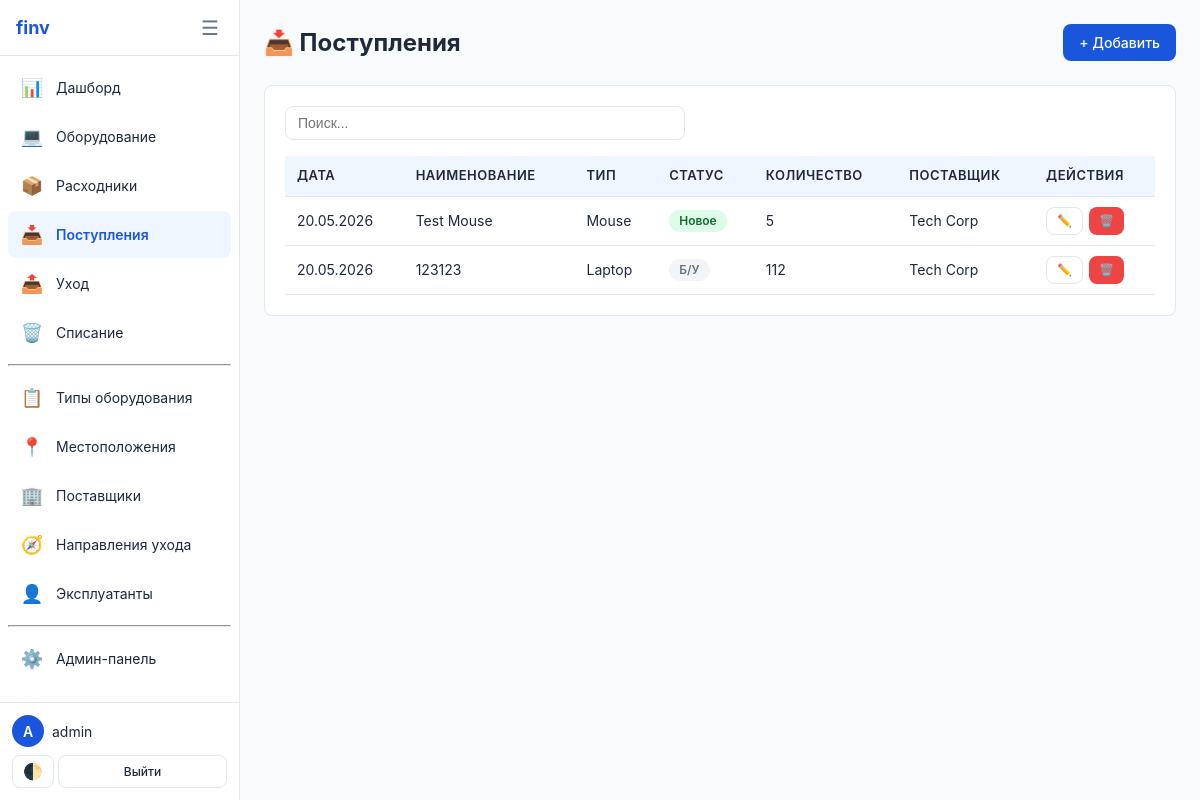
Page /receipts/ (signed in) on the committed database.
### inventory/models.py (models this page shows, shortened)
class Receipt(models.Model):
    STATUS_CHOICES = [
        ("new", "Новое"),
        ("used", "Б/У"),
    ]
    date = models.DateField("Дата поступления", auto_now_add=True)
    equipment_type = models.ForeignKey(
        EquipmentType, on_delete=models.PROTECT, verbose_name="Тип расходника"
    )
    name = models.CharField("Наименование", max_length=255)
    status = models.CharField("Статус", max_length=10, choices=STATUS_CHOICES, default="new")
    quantity = models.PositiveIntegerField("Количество")
    supplier = models.ForeignKey(
        Supplier, on_delete=models.SET_NULL, null=True, blank=True, verbose_name="Поставщик"
    )
    created_at = models.DateTimeField(auto_now_add=True)
    class Meta:
        verbose_name = "Поступление"
        verbose_name_plural = "Поступления"
        ordering = ["-date"]

class EquipmentType(models.Model):
    name = models.CharField("Наименование", max_length=255, unique=True)
    class Meta:
        verbose_name = "Тип оборудования/расходника"
        verbose_name_plural = "Типы оборудования/расходников"
        ordering = ["name"]
    def __str__(self):
        return self.name

class Supplier(models.Model):
    name = models.CharField("Наименование", max_length=255, unique=True)
    class Meta:
        verbose_name = "Поставщик"
        verbose_name_plural = "Поставщики"
        ordering = ["name"]
    def __str__(self):
        return self.name

### inventory/views.py (the view)
# urls.py: path("receipts/", views.ReceiptListView.as_view(), name="receipt_list"),
class ReceiptListView(LoginRequiredMixin, ListView):
    model = Receipt
    template_name = "inventory/receipt_list.html"
    context_object_name = "receipt_list"
    paginate_by = 25
    def get_queryset(self):
        qs = Receipt.objects.select_related("equipment_type", "supplier")
        q = self.request.GET.get("q", "")
        if q:
            qs = qs.filter(
                Q(name__icontains=q) |
                Q(equipment_type__name__icontains=q) |
                Q(supplier__name__icontains=q)
            )
        return qs
    def get_context_data(self, **kwargs):
        ctx = super().get_context_data(**kwargs)
        ctx.update(get_sidebar_context(self.request))
        ctx["q"] = self.request.GET.get("q", "")
        ctx["section"] = "receipts"
        return ctx

### inventory/views.py (called while the page is built)
def get_sidebar_context(request):
    return {"current_user": request.user}

### templates/inventory/receipt_list.html (shortened to what this page needs)
{% extends "inventory/base.html" %}
{% block content %}
<div class="page-header">
    <h1>📥 Поступления</h1>
    {% if user.is_staff or perms.inventory.change_equipment %}
    <a href="{% url 'receipt_add' %}" class="btn btn-primary">+ Добавить</a>
    {% endif %}
</div>
<div class="card">
    <form method="get" style="margin-bottom: 16px;">
        <div class="search-bar">
            <input type="text" name="q" class="form-control" placeholder="Поиск..." value="{{ q }}" data-search>
        </div>
    </form>
    <div class="table-wrapper">
        <table>
            <thead>
                <tr>
                    <th>Дата</th>
                    <th>Наименование</th>
                    <th>Тип</th>
                    <th>Статус</th>
                    <th>Количество</th>
                    <th>Поставщик</th>
                    <th>Действия</th>
                </tr>
            </thead>
            <tbody>
                {% for r in receipt_list %}
                <tr>
                    <td>{{ r.date|date:"d.m.Y" }}</td>
                    <td>{{ r.name }}</td>
                    <td>{{ r.equipment_type }}</td>
                    <td><span class="badge badge-{{ r.status }}">{{ r.get_status_display }}</span></td>
                    <td>{{ r.quantity }}</td>
                    <td>{{ r.supplier|default:"—" }}</td>
                    <td>
                        <div class="btn-group">
                            {% if user.is_staff or perms.inventory.change_equipment %}
                            <a href="{% url 'receipt_edit' r.pk %}" class="btn btn-sm btn-outline">✏️</a>
                            {% endif %}
                            {% if user.is_staff %}
                            <a href="{% url 'receipt_delete' r.pk %}" class="btn btn-sm btn-danger">🗑️</a>
                            {% endif %}
                        </div>
                    </td>
                </tr>
                {% empty %}
                <tr><td colspan="7" style="text-align:center; color:var(--text-muted);">Нет записей</td></tr>
                {% endfor %}
            </tbody>
        </table>
    </div>
</div>
{% endblock %}

### templates/inventory/base.html (shortened to what this page needs)
<!DOCTYPE html>
<html lang="ru" data-theme="light">
<head>
    {% load static %}
    <link rel="stylesheet" href="{% static 'css/style.css' %}">
</head>
<body>
<div class="wrapper">
    <aside class="sidebar" id="sidebar">
        <div class="sidebar-header">
            <h2>finv</h2>
            <button class="toggle-btn" id="sidebar-toggle" title="Скрыть/показать">☰</button>
        </div>
        <nav class="sidebar-nav">
            <a href="{% url 'dashboard' %}"><span class="icon">📊</span><span class="label">Дашборд</span></a>
            <a href="{% url 'equipment_list' %}"><span class="icon">💻</span><span class="label">Оборудование</span></a>
            <a href="{% url 'consumable_list' %}"><span class="icon">📦</span><span class="label">Расходники</span></a>
            <a href="{% url 'receipt_list' %}"><span class="icon">📥</span><span class="label">Поступления</span></a>
            <a href="{% url 'disposal_list' %}"><span class="icon">📤</span><span class="label">Уход</span></a>
            <a href="{% url 'writeoff_list' %}"><span class="icon">🗑️</span><span class="label">Списание</span></a>
            <hr style="border-color: var(--border); margin: 8px 0;">
            <a href="{% url 'eqtype_list' %}"><span class="icon">📋</span><span class="label">Типы оборудования</span></a>
            <a href="{% url 'location_list' %}"><span class="icon">📍</span><span class="label">Местоположения</span></a>
            <a href="{% url 'supplier_list' %}"><span class="icon">🏢</span><span class="label">Поставщики</span></a>
            <a href="{% url 'direction_list' %}"><span class="icon">🧭</span><span class="label">Направления ухода</span></a>
            <a href="{% url 'operator_list' %}"><span class="icon">👤</span><span class="label">Эксплуатанты</span></a>
            {% if user.is_staff %}
            <hr style="border-color: var(--border); margin: 8px 0;">
            <a href="{% url 'admin:index' %}"><span class="icon">⚙️</span><span class="label">Админ-панель</span></a>
            {% endif %}
        </nav>
        <div class="sidebar-footer">
            <div class="user-info">
                <div class="user-avatar">{{ user.username|first|upper }}</div>
                <span>{{ user.username }}</span>
            </div>
            <div style="margin-top: 8px; display: flex; gap: 4px;">
                <button class="theme-toggle" id="theme-toggle" title="Сменить тему">🌓</button>
                <a href="{% url 'logout' %}" class="btn btn-outline btn-sm" style="flex:1; justify-content:center;">Выйти</a>
            </div>
        </div>
    </aside>
    <main class="main-content">
        {% block content %}{% endblock %}
    </main>
</div>
</body>
</html>

### static/css/style.css (style rules this page uses)
:root { --primary: #1a56db; --primary-dark: #1341b0; --primary-light: #3b82f6; --primary-bg: #eff6ff; --sidebar-width: 240px; --sidebar-collapsed: 60px; --header-height: 56px; --bg: #f8fafc; --card-bg: #ffffff; --text: #1e293b; --text-muted: #64748b; --border: #e2e8f0; --danger: #ef4444; --success: #22c55e; --warning: #f59e0b; --radius: 8px; }
* { margin: 0; padding: 0; box-sizing: border-box; }
body { font-family: -apple-system, BlinkMacSystemFont, 'Segoe UI', Roboto, sans-serif; background: var(--bg); color: var(--text); font-size: 14px; line-height: 1.5; overflow-x: hidden; }
.wrapper { display: flex; min-height: 100vh; }
.sidebar { width: var(--sidebar-width); background: var(--card-bg); border-right: 1px solid var(--border); display: flex; flex-direction: column; position: fixed; top: 0; left: 0; height: 100vh; z-index: 100; transition: width 0.3s ease; overflow: hidden; }
.sidebar-header { padding: 16px; border-bottom: 1px solid var(--border); display: flex; align-items: center; justify-content: space-between; height: var(--header-height); }
.sidebar-header h2 { font-size: 18px; color: var(--primary); white-space: nowrap; overflow: hidden; }
.toggle-btn { background: none; border: none; color: var(--text-muted); cursor: pointer; font-size: 20px; padding: 4px; border-radius: 4px; }
.sidebar-nav { flex: 1; padding: 8px; overflow-y: auto; }
.sidebar-nav a { display: flex; align-items: center; padding: 10px 12px; color: var(--text); text-decoration: none; border-radius: var(--radius); margin-bottom: 2px; white-space: nowrap; transition: background 0.15s; }
.sidebar-nav a.active { background: var(--primary-bg); color: var(--primary); font-weight: 600; }
.sidebar-nav a .icon { font-size: 18px; width: 24px; text-align: center; flex-shrink: 0; }
.sidebar-nav a .label { margin-left: 12px; transition: opacity 0.2s; }
.sidebar-footer { padding: 12px; border-top: 1px solid var(--border); }
.sidebar-footer .user-info { display: flex; align-items: center; gap: 8px; white-space: nowrap; overflow: hidden; }
.user-avatar { width: 32px; height: 32px; border-radius: 50%; background: var(--primary); color: #fff; display: flex; align-items: center; justify-content: center; font-weight: 600; font-size: 14px; flex-shrink: 0; }
.main-content { flex: 1; margin-left: var(--sidebar-width); transition: margin-left 0.3s ease; padding: 24px; min-height: 100vh; }
.page-header { display: flex; justify-content: space-between; align-items: center; margin-bottom: 24px; flex-wrap: wrap; gap: 12px; }
.page-header h1 { font-size: 24px; font-weight: 700; }
.card { background: var(--card-bg); border: 1px solid var(--border); border-radius: var(--radius); padding: 20px; margin-bottom: 20px; }
.table-wrapper { overflow-x: auto; }
table { width: 100%; border-collapse: collapse; font-size: 14px; }
table th, table td { padding: 10px 12px; text-align: left; border-bottom: 1px solid var(--border); white-space: nowrap; }
table th { background: var(--primary-bg); color: var(--text); font-weight: 600; font-size: 13px; text-transform: uppercase; letter-spacing: 0.5px; }
.badge { display: inline-block; padding: 2px 10px; border-radius: 12px; font-size: 12px; font-weight: 600; }
.badge-new { background: #dcfce7; color: #166534; }
.badge-used { background: #f3f4f6; color: #6b7280; }
.form-control { width: 100%; padding: 8px 12px; border: 1px solid var(--border); border-radius: var(--radius); background: var(--card-bg); color: var(--text); font-size: 14px; transition: border-color 0.15s; }
.btn { display: inline-flex; align-items: center; gap: 6px; padding: 8px 16px; border: none; border-radius: var(--radius); font-size: 14px; font-weight: 500; cursor: pointer; text-decoration: none; transition: background 0.15s, transform 0.1s; }
.btn-primary { background: var(--primary); color: #fff; }
.btn-danger { background: var(--danger); color: #fff; }
.btn-outline { background: transparent; border: 1px solid var(--border); color: var(--text); }
.btn-sm { padding: 4px 10px; font-size: 12px; }
.btn-group { display: flex; gap: 6px; flex-wrap: wrap; }
.search-bar { display: flex; gap: 8px; max-width: 400px; }
.search-bar input { flex: 1; }
.theme-toggle { background: none; border: 1px solid var(--border); border-radius: var(--radius); padding: 6px 10px; cursor: pointer; color: var(--text); font-size: 16px; }

### rows in the picture
Receipt: date "20.05.2026", name "Test Mouse", equipment_type "Mouse", status "Новое", quantity "5", supplier "Tech Corp"
Receipt: date "20.05.2026", name "123123", equipment_type "Laptop", status "Б/У", quantity "112", supplier "Tech Corp"

### other values in the picture
{{ user.username|first|upper }} "A"
{{ user.username }} "admin"
